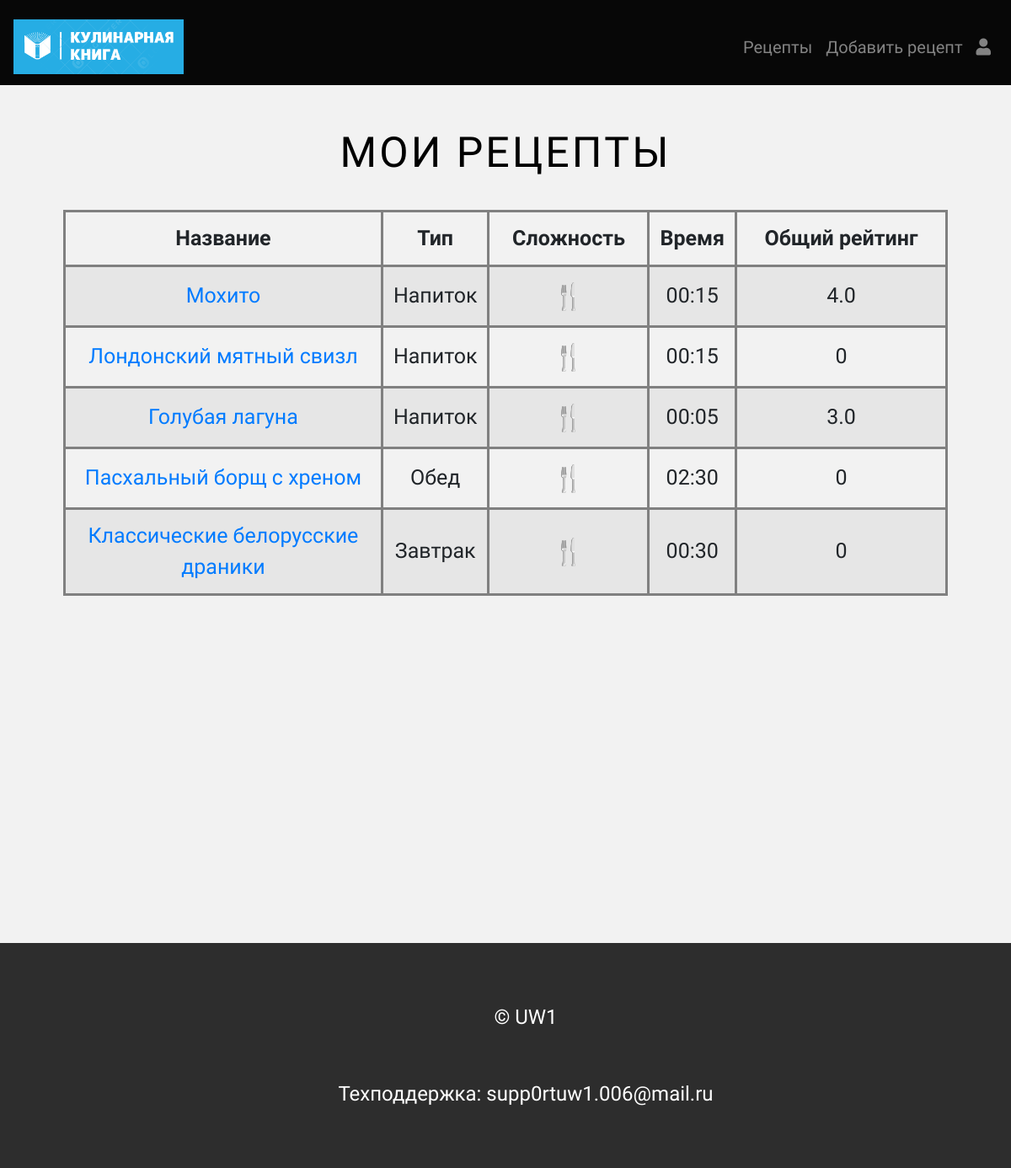
The app's page /recipes/yours (signed in) with its own data.
### main/models.py (models this page shows, shortened)
class BaseModel(models.Model):
    objects = models.Manager()
    class Meta:
        abstract = True

class Recipe(BaseModel):
    MEAL_CHOICES = (
        ('Завтрак', 'Завтрак'),
        ('Обед', 'Обед'),
        ('Ужин', 'Ужин'),
        ('Напиток', 'Напиток'),
        ('Десерт', 'Десерт'),
    )
    name = models.CharField(max_length=150, verbose_name="Название блюда")
    user = models.ForeignKey(AdvUser, on_delete=models.SET_NULL, null=True)
    public = models.BooleanField()
    url_video = models.CharField(max_length=400, verbose_name="Ссылка на видео", default="NUll", null=True)
    text = models.CharField(max_length=4000, verbose_name="Инструкция")
    image = models.ImageField(null=True)
    meal_type = models.CharField(max_length=50, choices=MEAL_CHOICES, default='завтрак',
                                 verbose_name="Название трапезы")
    complexity = models.IntegerField(
        verbose_name="Сложность приговления блюда",
        default=1,
        validators=[
            MaxValueValidator(5),
            MinValueValidator(1)
        ]
    )
    cooking_time = models.IntegerField(verbose_name="Время приготовления в секундах")
    class Meta:
        verbose_name_plural = 'рецепты'
        verbose_name = 'рецепт'
        ordering = ['-name']

### main/views.py (the view)
# urls.py: path('recipes/yours', views.view_yours_recipe, name='yours_recipe'),
def view_yours_recipe(request):
    title = 'Мои рецепты'
    all_recipe = Recipe.objects.order_by('id')
    all_rating = Rating.objects.order_by('id')
    buffer = []
    a = FavoriteDishes.objects.filter(user = request.user)
    for a in range(len(all_recipe)):
        try:
            if all_recipe[a].user == request.user:
                all_recipe[a].hours = services.rounding_up_hours(all_recipe[a].cooking_time)
                all_recipe[a].minutes = int(all_recipe[a].cooking_time) % 60
                all_recipe[a].rating = services.get_rating(all_recipe[a], request.user)
                buffer.append(all_recipe[a])
        except Exception:
            pass
    all_recipe = buffer
    context = {
        'info': "Выберите категорию для фильтрации поиска:",
        'title': title,
        'heading': title,
        'all_recipe': all_recipe,
        'all_rating': all_rating,
    }
    return render(request, "main/chosen_recipes.html", context)

### main/services.py (called while the page is built)
def rounding_up_hours(minutes):
    if minutes < 60:
       return 0
    else:
       return round(minutes/60)

def get_rating(one_recipe, user):
    rating = Rating.objects.filter(recipe_id=one_recipe)
    count = 0
    all = 0
    for a in rating:
        all += int(a.rating)
        count += 1
    try:
        here_rating = Rating.objects.get(recipe_id=one_recipe, user=user)
        here_rating =   here_rating.rating
    except Exception:
        here_rating = "0"
    if count == 0:  # Это нужно чтобы он не поделил на ноль
        return {'rating': 0,
                'here_rating': here_rating,
                }
    else:
        return {'rating': str(round(all / count, 2)),
                'here_rating': here_rating,
                }

### main/views.py (called while the page is built)
@register.filter
def get_range(value):
    return range(value)

### main/templates/main/chosen_recipes.html (shortened to what this page needs)
{% extends 'main/base.html' %}
{% load static %}
{% block content %}
<h1>{{ heading }}</h1>
<div class="main_welcom">
    <div class="scroll_table">
      <table class="table table-striped table-hover chose_table table-bordered border-dark">
        <thead>
          <tr>
            <th style="max-width: 150px;" scope="col">Название</th>
            <th scope="col">Тип</th>
            <th style="min-width: 190px;" scope="col">Сложность</th>
            <th scope="col">Время</th>
            <th scope="col"  style="width: 250px;">Общий рейтинг</th>
        </thead>
           <tbody>
          {% for el in all_recipe %}
          <tr>
              <td><a href="{% url 'view_recipe' el.pk %}">{{ el.name }}</a></td>
            <td>{{ el.meal_type }}</td>
            <td>
              <form action="#" class="form form">
                  <div class="form_item">
                          {% for _ in el.complexity|get_range %}
                          <div class="complexity-rating">
                              <div class="complexity-rating__items">
                                  <label class="complexity-rating__label"></label>
                              </div>
                          </div>
                          {% endfor %}
                  </div>
              </form>
            </td>
            <td>{% if el.hours <= 9 %}0{% endif %}{{ el.hours }}:{% if el.minutes <= 9 %}0{% endif %}{{ el.minutes }}</td>
            <td>{{ el.rating.rating }}</td>
          </tr>
          {% endfor %}
        </tbody>
      </table>
    </div>
</div>
{% endblock %}

### main/static/main/css/styles.css (style rules this page uses)
* { margin: 0; padding: 0; }
body { justify-content: center; align-items: center; text-align: center; background-color: #f2f2f2; font-family: "Lato"; font-weight: 300; font-size: 25px; color: #555; font-family: "Ubuntu"; text-align: justify; -webkit-font-smoothing: antialiased; -webkit-overflow-scrolling: touch; }
h1, h2, h3, h4, h5, h6 { font-family: "Ubuntu"; font-weight: 1200; color: black; margin-left: auto; margin-right: auto; text-align: center; margin-top: 10px; margin-bot: 10px; }
h1 { margin-top: 50px; margin-bot: 15px; font-size: 50px; font-weight: 300; letter-spacing: 3px; text-transform: uppercase; margin-left: auto; margin-right: auto; }
a:link { text-decoration: none; }
.main_welcom { display: flex; margin: auto; margin-top: 30px; margin-bot: 25px; flex-direction: column; background-size: cover; background-position: 50% 50%; max-width: 1050px; min-height: 100vh; }
.chose_table { width: 100%; margin: 0 !important; text-align: center; vertical-align: middle !important; }
.chose_table th, .chose_table td { text-align: center; vertical-align: middle !important; border: 3px solid gray; }
.scroll_table { max-width: 99vw; overflow-x: auto; }
form { justify-content: center; align-items: center; }
table { margin-left: 10px; margin-right: 10px; margin-top: 10px; }
.complexity-rating { position: relative; font-size: 30px; display: inline-block; }
.complexity-rating::before { content: "🍴"; display: block; }
.complexity-rating__items { position: absolute; width: 100%; height: 100%; top: 0; left: 0; display: flex; flex-direction: row-reverse; overflow: hidden; }
.complexity-rating__label { flex: 0 0 20%; height: 100%; cursor: pointer; color: #fff; }
.complexity-rating__label::before { content: "🍴"; display: block; transition: all 0.3s ease 0s; }

### records on screen
Recipe: name "Мохито", meal_type "Напиток", complexity 1 (drawn), shows "0", hours "0", minutes "15", rating.rating "4.0"
Recipe: name "Лондонский мятный свизл", meal_type "Напиток", complexity 1 (drawn), shows "0", hours "0", minutes "15", rating.rating "0"
Recipe: name "Голубая лагуна", meal_type "Напиток", complexity 1 (drawn), shows "0", hours "0", minutes "5", rating.rating "3.0"
Recipe: name "Пасхальный борщ с хреном", meal_type "Обед", complexity 1 (drawn), shows "0", hours "2", minutes "30", rating.rating "0"
Recipe: name "Классические белорусские драники", meal_type "Завтрак", complexity 1 (drawn), shows "0", hours "0", minutes "30", rating.rating "0"

### other values on screen
{{ heading }} "МОИ РЕЦЕПТЫ"
